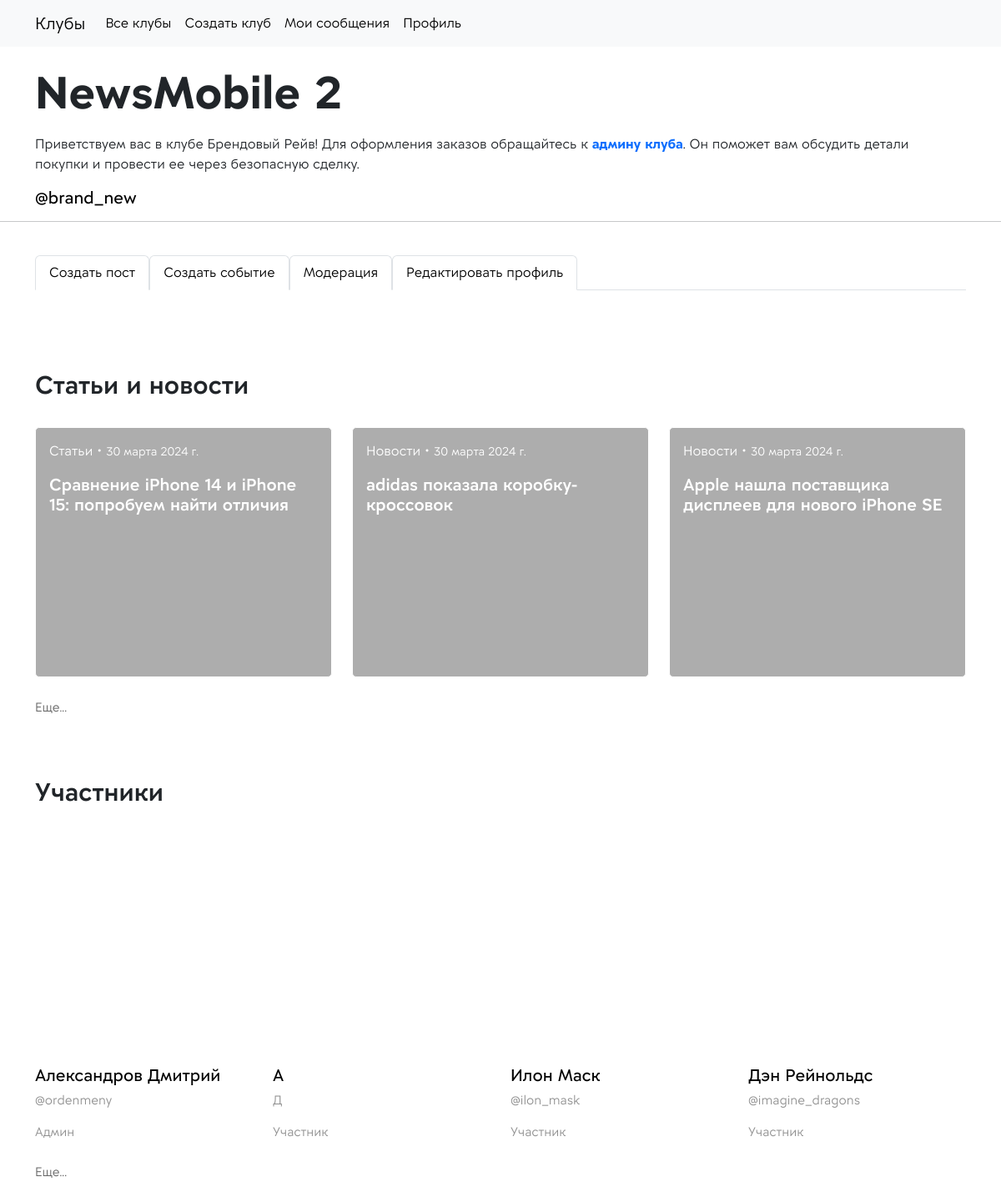
Page /brendovyij-rejv/profile-club/ (signed in) on the earlier database version.
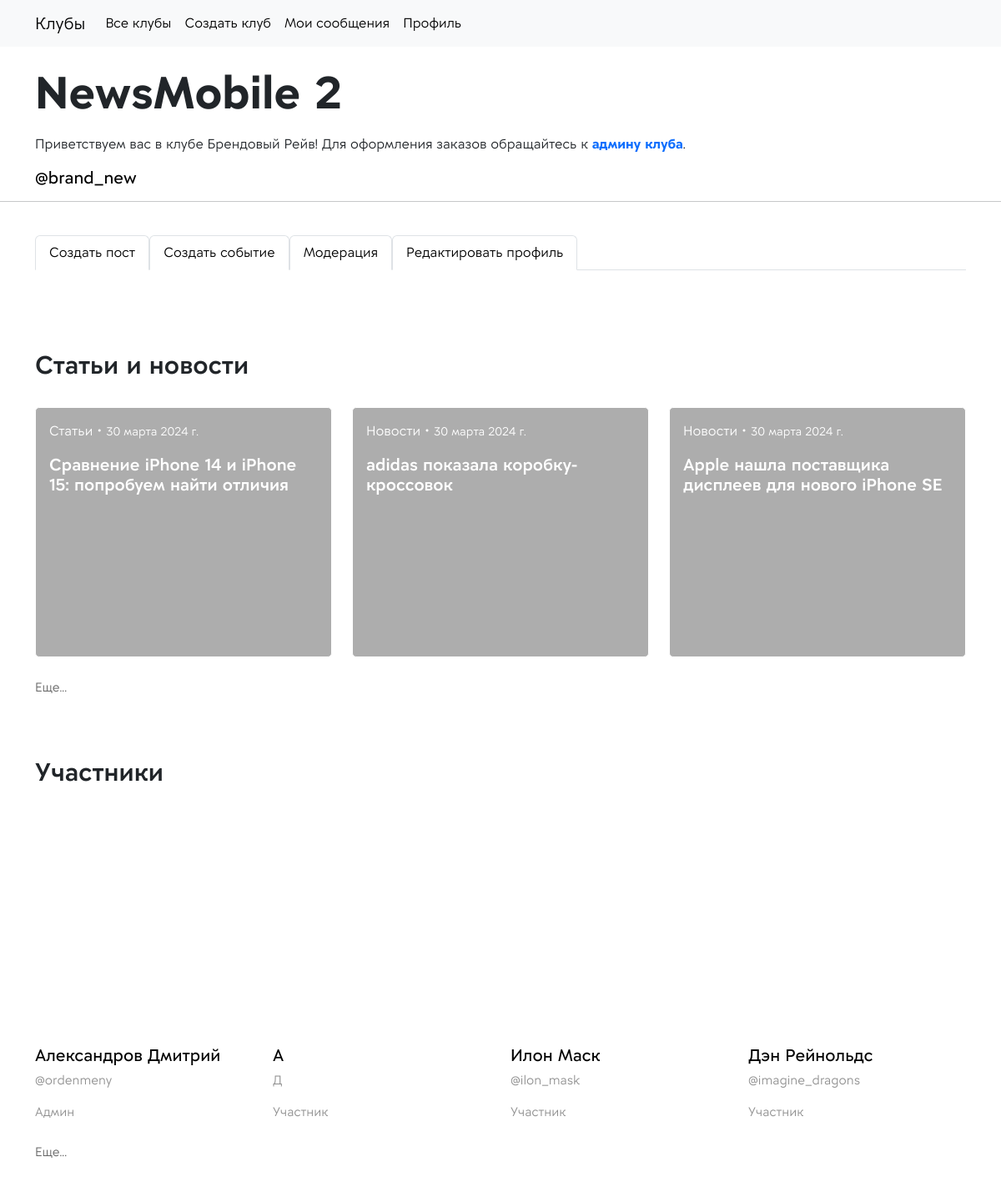
Same page on the later database version.
### app_clubs/models.py (models this page shows)
class BaseModel(models.Model):
    format_choices = [
        ("Онлайн", "Онлайн"),
        ("Офлайн", "Офлайн"),
    ]
    title = models.CharField(max_length=128, verbose_name='Заголовок')
    slug = models.SlugField(max_length=128, db_index=True, null=False, blank=True, unique=True)
    club = models.ForeignKey("Club", on_delete=models.SET_NULL, null=True, blank=True)
    def __str__(self):
        return self.title
    class Meta:
        abstract = True

class Club(BaseModel):
    club = None
    title = models.CharField(max_length=128, verbose_name='Название')
    admins = models.ManyToManyField(get_user_model(), related_name='clubsadmins')
    not_approved = models.ManyToManyField(get_user_model(), related_name='notapproved', null=True, blank=True)
    description = models.TextField(blank=True, null=True, verbose_name='Информация о клубе')
    short_desc = CKEditor5Field(blank=True, null=True, verbose_name="Доп.информация о клубе", config_name='extends')
    moderate = models.BooleanField(default=False, verbose_name='Модерировать')
    image = models.FileField(upload_to='uploads/%Y/%m/%d/', default=None, null=True, blank=True,
                             verbose_name='Изображение')
    tg = models.CharField(max_length=256, null=True, blank=True, verbose_name='Телеграм')
    cat = models.CharField(max_length=64, choices=cats, verbose_name='Направления', null=True)
    class Meta:
        verbose_name_plural = 'Клубы'

class ModelPost(BaseModel):
    type_content_choices = [
        ('news', 'Новости'),
        ('article', 'Статьи'),
    ]
    text = CKEditor5Field(blank=True, null=True, verbose_name="Текст", config_name='extends')
    image = models.FileField(upload_to='uploads/posts/', default=None, null=True, blank=True,
                             verbose_name='Изображение')
    datetime = models.DateField(blank=True, null=True, default=datetime.date.today)
    type_content = models.CharField(max_length=32, choices=type_content_choices, verbose_name='Тип поста', null=True, blank=True)
    author = models.ForeignKey(get_user_model(), on_delete=models.SET_NULL, null=True, blank=True)
    class Meta:
        verbose_name_plural = 'Посты'
        ordering = ['-datetime']

### users/models.py (models this page shows)
class User(AbstractUser):
    fio = models.CharField(max_length=64, verbose_name='ФИО', null=True, blank=False)
    clubs = models.ManyToManyField("app_clubs.Club", related_name='members_clubs')
    image = models.FileField(upload_to='uploads/users/%Y/%m/%d/', default='uploads/users/user_no_photo.jpg', null=True, blank=True, verbose_name='Аватарка',)
    tg = models.CharField(max_length=128, verbose_name="Имя пользователя в телеграм", null=True, blank=True)
    desc = models.TextField(null=True, verbose_name='Описание о себе', blank=True)

### app_clubs/views.py (the view)
# urls.py: path('<slug:club_slug>/profile-club/', views.ProfileClub.as_view(), name='profile_club'),
class ProfileClub(RequiredClubMember, TemplateView):
    template_name = 'app_clubs/profile_club.html'
    def get_context_data(self, **kwargs):
        context = super().get_context_data(**kwargs)
        context['current_club'] = self.request.current_club
        context['events'] = EventModel.objects.filter(club=self.request.current_club)
        context['posts'] = ModelPost.objects.filter(club=self.request.current_club)
        context['members'] = get_user_model().objects.filter(clubs=self.request.current_club)
        return context

### app_clubs/context_processors.py (called while the page is built)
def context_navbar(request, navbar=navbar):
    if request.user.is_authenticated:
        navbar = navbar[0:-2]
        navbar.append({'selected': 'profile_user', 'name': 'Профиль', 'url': reverse_lazy('app_clubs:profile_user')})
    else:
        navbar = navbar[-2:]
    return {'logo': 'Клубы', 'main_page_url': reverse_lazy('app_clubs:home_page'), 'menu_navbar': navbar}

### app_clubs/templatetags/club_filters.py (called while the page is built)
@register.filter
def list_content(lst, param):
    if param == "None":
        return lst
    by, size = map(int, param.split(':'))
    if len(lst) < by:
        return lst
    return lst[0:len(lst) // by * by][:size]

@register.filter
def tg_club(href):
    if 'https://t.me/' in href:
        href = href.replace('https://t.me/', '@')
    return href

### app_clubs/utils.py (called while the page is built)
    def dispatch(self, request, *args, **kwargs):
        if not request.user.is_authenticated:
            return redirect(reverse_lazy('app_clubs:page_error', kwargs={'type_error': '403'}))
        current_user = request.user
        current_club = Club.objects.get(slug=self.kwargs['club_slug'])
        if not (current_club in current_user.clubs.all()):
            return redirect(reverse_lazy('app_clubs:page_error', kwargs={'type_error': '403'}))
        request.current_club = current_club
        if self.for_admin:
            if request.user not in current_club.admins.all():
                return redirect(reverse_lazy('app_clubs:page_error', kwargs={'type_error': '403'}))
        return super().dispatch(request, *args, **kwargs)

### app_clubs/templates/app_clubs/profile_club.html (shortened to what this page needs)
{% extends 'app_clubs/base/base.html' %}
{% load club_tags %}
{% load static %}
{% load club_filters %}
{% block content %}
<div class="container"><br>
    <h1 class="" style="font-size: 54px; font-weight: bold">{{ current_club }}</h1>
    {% if current_club.short_desc %}
    <p style="font-size: 20px">{{ current_club.short_desc|safe }}</p>
    {% endif %}
{% if current_club.tg %}
    <h5><a href="{{ current_club.tg }}" style="color: black;" target="_blank">{{current_club.tg|tg_club }}</a></h5>
{% endif %}
</div>
<hr>
{% if request.user in current_club.admins.all %}
<br>
<div class="container">
<ul class="nav nav-tabs">
  <li class="nav-item">
    <a class="nav-link active" aria-current="page"
       href="{% url 'app_clubs:create_post' club_slug=current_club.slug %}">Создать пост</a>
  </li>
  <li class="nav-item">
    <a class="nav-link active" aria-current="page"
       href="{% url 'app_clubs:create_event' club_slug=current_club.slug %}">Создать событие</a>
  </li>
  <li class="nav-item">
    <a class="nav-link active" aria-current="page"
       href="{% url 'app_clubs:approve_members' club_slug=current_club.slug %}">Модерация</a>
  </li>
  <li class="nav-item">
    <a class="nav-link active" aria-current="page"
       href="{% url 'app_clubs:edit_club_profile' club_slug=current_club.slug %}">Редактировать профиль</a>
  </li>
</ul>
</div>
    <br>
{% endif %}
<br>
<br>
<br>
{% include 'app_clubs/base/base_show_posts.html' with param='3:6' %}
<br><br><br>
{% include 'app_clubs/base/base_show_members.html' with param="4:4" %}
<br><br><br>
{% endblock %}

### app_clubs/templates/app_clubs/base/base.html (shortened to what this page needs)
{% load static %}
<!DOCTYPE html>
<html lang="en">
<body>
<head>
    <link rel="stylesheet" href="{% static 'app_clubs/styles/main.css' %}" type="text/css">
    <link rel="stylesheet" href="https://cdn.jsdelivr.net/npm/bootstrap-icons@1.11.3/font/bootstrap-icons.min.css">
    <link href="https://cdn.jsdelivr.net/npm/bootstrap@5.3.2/dist/css/bootstrap.min.css" rel="stylesheet"
>
</head>
{% include 'app_clubs/base/navbar.html' %}
{% block content %}
{% endblock %}
</body>
</html>

### app_clubs/templates/app_clubs/base/navbar.html (shortened to what this page needs)
<nav class="navbar navbar-expand-md bg-light navbar-light sticky-top fixed-top">
    <div class="container">
        <a class="navbar-brand" href="{{ main_page_url }}">{{ logo }}</a>
        <div class="collapse navbar-collapse" id="navbarSupportedContent">
            <ul class="navbar-nav me-auto mb-2 mb-lg-0">
                {% for item in menu_navbar %}
                    {% if item.selected == item_selected %}
                        <li class="nav-item">
                            <a class="nav-link active" aria-current="page" href="{{ item.url }}" style="color: #989898 !important;">{{ item.name }}</a>
                        </li>
                    {% else %}
                        <li class="nav-item">
                            <a class="nav-link active" aria-current="page" href="{{ item.url }}">{{ item.name }}</a>
                        </li>
                    {% endif %}
                {% endfor %}
            </ul>
        </div>
    </div>
</nav>

### app_clubs/templates/app_clubs/base/base_show_events.html (shortened to what this page needs)
{% load static %}
{% load club_filters %}

### app_clubs/templates/app_clubs/base/base_show_posts.html
{% load static %}
{% load club_filters %}
<div class="container">
    <h2 class="title-weight-section">Статьи и новости</h2><br>
    <div class="row row-cols-1 row-cols-md-3 g-4">
        {% for post in posts|list_content:param %}
            <div class="col">
                <div class="card h-100" style="border: none">
                    {% if post.image %}
                        <div class="img-post-list"
                             style="background-image: url({{ post.image.url }});">
                        </div>
                    {% else %}
                        <div class="img-post-list"
                             style="background-image: url({% static 'users/images/back_page_login.png' %});">
                        </div>
                    {% endif %}
                    <div class="card-img-overlay block-post-list">
                        <div>
                            <p class="card-text" style="color:white">{{ post.get_type_content_display  }}<i class="bi bi-dot"></i><small>{{ post.datetime }}</small></p>
                            <a href="{% url 'app_clubs:detail_post' club_slug=current_club.slug post_slug=post.slug %}" class="text-decoration-none">
                                <h5 class="card-title" style="color: white; font-weight: 600">{{ post.title }}</h5>
                            </a>
                        </div>
                    </div>
                </div>
            </div>
        {% endfor %}
    </div>
    <br>
    <a href="{% url 'app_clubs:show_content' club_slug=current_club.slug content='posts' %}" class="more">Еще...</a>
</div>

### app_clubs/templates/app_clubs/base/base_show_members.html (shortened to what this page needs)
{% load static %}
{% load club_filters %}
<div class="container">
    <h1 class="title-weight-section">Участники</h1><br>
    <div class="row gy-5">
        {% for member in members|list_content:param %}
            <div class="col-12 col-md-6 col-lg-3">
                {% if member.image %}
                    <div class="mb-4 img-post-list"
                         style="background-image: url({{ member.image.url }}); border-radius: 25px; height: 250px">
                {% endif %}
                </div>
                <div class="mb-4">
                    <p class="mb-1"><a href="{% url 'app_clubs:profile_user_club' club_slug=current_club.slug pk=member.pk %}" class="text-decoration-none"
                                       style="color: black; font-weight: 500; font-size: 20px">{{ member.fio }}</a>
                    </p>
                    <p style="color: rgba(0,0,0,0.44); font-size: 15px">{{ member.tg }}</p>
                    {% if member in current_club.admins.all %}
                        <span class="fs-6">
                        <p style="color: rgba(0,0,0,0.44); font-size: 15px">Админ</p>
                    </span>
                    {% else %}
                        <span>
                        <p style="color: rgba(0,0,0,0.44); font-size: 15px">Участник</p>
                        </span>
                    {% endif %}
                </div>
            </div>
        {% endfor %}
    </div>
    <a href="{% url 'app_clubs:show_content' club_slug=current_club.slug content='members' %}" class="more">Еще...</a>
</div>

### app_clubs/static/app_clubs/styles/main.css (style rules this page uses)
.title-weight-section { font-weight: 600; font-size: 30px; }
.more { color: rgba(0, 0, 0, 0.6); font-size: 15px; text-decoration: none; }

### app_clubs/templates/app_clubs/profile_club.html (style rules this page uses)
.img-post-list { height: 300px; background-size: cover; border: 1px solid white; border-radius: 4px; }
.block-post-list { background-color: rgba(0, 0, 0, 0.32) !important; border: 1px solid white; }
a { text-decoration:none; }

Differences in the rows shown:
changed Club "NewsMobile 2": short_desc "…к админу клуба . Он поможет вам обсудить детали покупки и провести ее через безопасную сделку." → "Приветствуем вас в клубе Брендовый Рейв! Для оформления заказов обращайтесь к админу клуба ."
